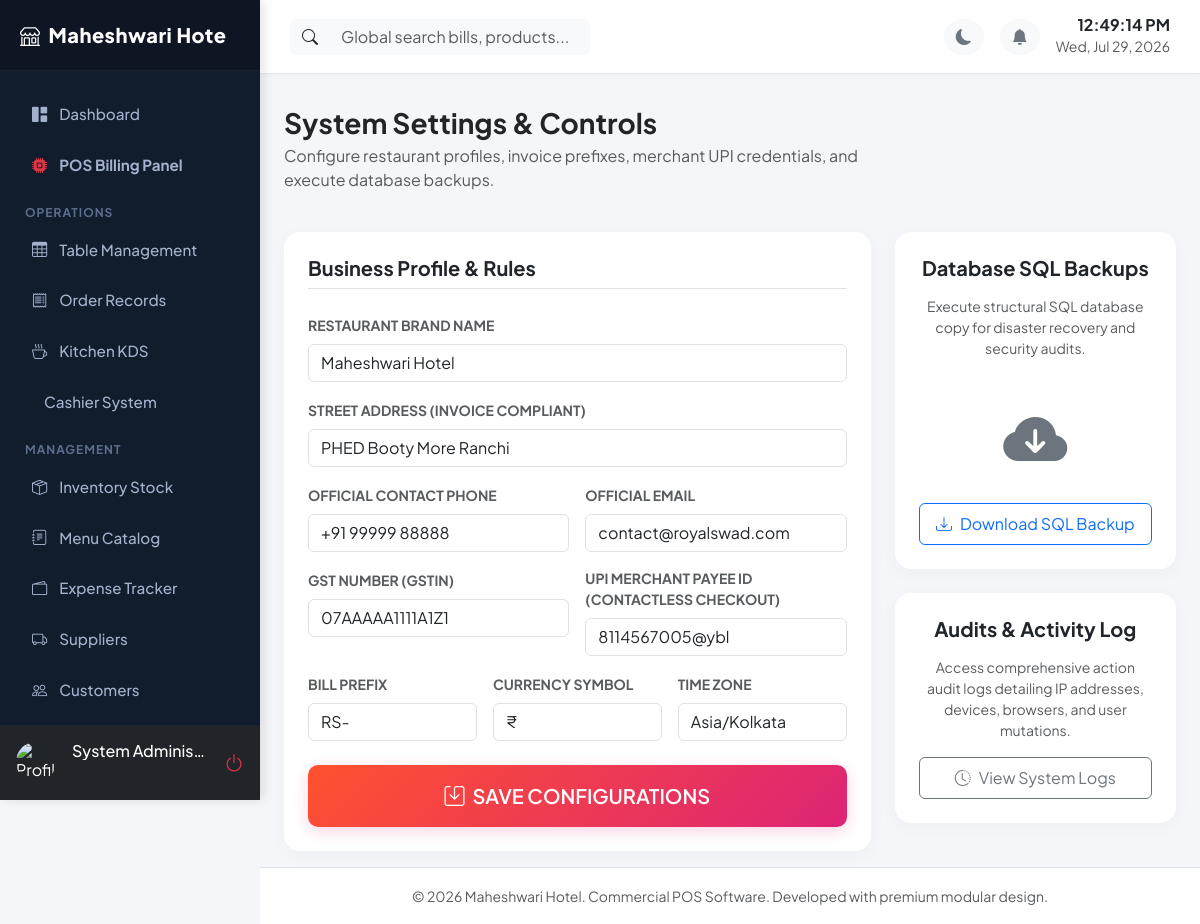
The app's page /settings (signed in) with its own data.
### app/models/__init__.py (models this page shows, shortened)
class RestaurantSetting(db.Model):
    __tablename__ = 'restaurant_settings'
    id = db.Column(db.Integer, primary_key=True)
    key = db.Column(db.String(100), unique=True, nullable=False)
    value = db.Column(db.Text, nullable=True)

class User(db.Model, UserMixin):
    __tablename__ = 'users'
    id = db.Column(db.Integer, primary_key=True)
    employee_id = db.Column(db.String(50), unique=True, nullable=False)
    username = db.Column(db.String(80), unique=True, nullable=False)
    password_hash = db.Column(db.String(200), nullable=False)
    name = db.Column(db.String(120), nullable=False)
    email = db.Column(db.String(120), unique=True, nullable=True)
    mobile = db.Column(db.String(15), nullable=True)
    role = db.Column(db.String(50), nullable=False, default='Cashier') # Admin, Manager, Cashier, Waiter, Kitchen, Store Manager
    permissions = db.Column(db.Text, nullable=True) # JSON stored as string for custom permission flags
    status = db.Column(db.String(20), default='Active') # Active, Disabled
    photo = db.Column(db.String(250), nullable=True)
    joining_date = db.Column(db.Date, nullable=True)
    shift = db.Column(db.String(50), nullable=True) # Day, Night, Evening
    fingerprint_enabled = db.Column(db.Boolean, default=False)
    credentials = db.relationship('WebAuthnCredential', backref='user', lazy=True, cascade='all, delete-orphan')
    attendances = db.relationship('Attendance', backref='user', lazy=True, cascade='all, delete-orphan')
    activity_logs = db.relationship('ActivityLog', backref='user', lazy=True)
    def has_permission(self, permission):
        if self.role == 'Admin':
            return True
        perms = self.get_permissions_list()
        return permission in perms

### app/routes/settings.py (the view, shortened to what this page needs)
@settings_bp.route('/settings', methods=['GET', 'POST'])
@login_required
@role_required('Admin')
def index():
    settings = {
        'restaurant_name': get_setting('restaurant_name', 'RMS'),
        'address': get_setting('address', ''),
        'phone': get_setting('phone', ''),
        'email': get_setting('email', ''),
        'gst_number': get_setting('gst_number', ''),
        'invoice_prefix': get_setting('invoice_prefix', 'INV-'),
        'currency': get_setting('currency', '₹'),
        'timezone': get_setting('timezone', 'Asia/Kolkata'),
        'upi_id': get_setting('upi_id', 'pay@merchant')
    }
    return render_template('settings/index.html', settings=settings)

### app/utils/helpers.py (called while the page is built)
def get_setting(key, default=None):
    try:
        setting = RestaurantSetting.query.filter_by(key=key).first()
        if setting:
            return setting.value
        return default
    except Exception as e:
        print(f"Error fetching setting {key}: {e}")
        return default

### app/templates/settings/index.html
{% extends "base.html" %}
{% block content %}
<div class="row mb-4">
    <div class="col-md-8">
        <h3 class="fw-bold mb-1">System Settings & Controls</h3>
        <p class="text-muted">Configure restaurant profiles, invoice prefixes, merchant UPI credentials, and execute database backups.</p>
    </div>
</div>
<div class="row g-4">
    <div class="col-lg-8">
        <div class="card card-custom p-4">
            <h5 class="fw-bold mb-4 border-bottom pb-2">Business Profile & Rules</h5>
            <form method="POST">
                <div class="row g-3 mb-4">
                    <div class="col-md-12">
                        <label class="form-label small fw-bold text-muted">RESTAURANT BRAND NAME</label>
                        <input type="text" class="form-control" name="restaurant_name" value="{{ settings.restaurant_name }}" required>
                    </div>
                    <div class="col-md-12">
                        <label class="form-label small fw-bold text-muted">STREET ADDRESS (INVOICE COMPLIANT)</label>
                        <input type="text" class="form-control" name="address" value="{{ settings.address }}">
                    </div>
                    <div class="col-md-6">
                        <label class="form-label small fw-bold text-muted">OFFICIAL CONTACT PHONE</label>
                        <input type="text" class="form-control" name="phone" value="{{ settings.phone }}">
                    </div>
                    <div class="col-md-6">
                        <label class="form-label small fw-bold text-muted">OFFICIAL EMAIL</label>
                        <input type="email" class="form-control" name="email" value="{{ settings.email }}">
                    </div>
                    <div class="col-md-6">
                        <label class="form-label small fw-bold text-muted">GST NUMBER (GSTIN)</label>
                        <input type="text" class="form-control" name="gst_number" value="{{ settings.gst_number }}">
                    </div>
                    <div class="col-md-6">
                        <label class="form-label small fw-bold text-muted">UPI MERCHANT PAYEE ID (CONTACTLESS CHECKOUT)</label>
                        <input type="text" class="form-control" name="upi_id" value="{{ settings.upi_id }}" placeholder="e.g. royalswad@okaxis">
                    </div>
                    <div class="col-md-4">
                        <label class="form-label small fw-bold text-muted">BILL PREFIX</label>
                        <input type="text" class="form-control" name="invoice_prefix" value="{{ settings.invoice_prefix }}">
                    </div>
                    <div class="col-md-4">
                        <label class="form-label small fw-bold text-muted">CURRENCY SYMBOL</label>
                        <input type="text" class="form-control" name="currency" value="{{ settings.currency }}">
                    </div>
                    <div class="col-md-4">
                        <label class="form-label small fw-bold text-muted">TIME ZONE</label>
                        <input type="text" class="form-control" name="timezone" value="{{ settings.timezone }}">
                    </div>
                </div>
                <button type="submit" class="btn btn-gradient w-100 py-3 fs-5"><i class="bi bi-save me-2"></i>SAVE CONFIGURATIONS</button>
            </form>
        </div>
    </div>
    <div class="col-lg-4">
        <div class="card card-custom p-4 text-center mb-4">
            <h5 class="fw-bold mb-3">Database SQL Backups</h5>
            <p class="text-muted small">Execute structural SQL database copy for disaster recovery and security audits.</p>
            <div class="py-3 text-secondary">
                <i class="bi bi-cloud-arrow-down-fill" style="font-size: 4rem;"></i>
            </div>
            <form action="{{ url_for('settings.backup_db') }}" method="POST">
                <button type="submit" class="btn btn-outline-primary w-100 py-2"><i class="bi bi-download me-2"></i>Download SQL Backup</button>
            </form>
        </div>
        <div class="card card-custom p-4 text-center">
            <h5 class="fw-bold mb-3">Audits & Activity Log</h5>
            <p class="text-muted small">Access comprehensive action audit logs detailing IP addresses, devices, browsers, and user mutations.</p>
            <a href="{{ url_for('settings.view_logs') }}" class="btn btn-outline-secondary w-100 py-2"><i class="bi bi-clock-history me-2"></i>View System Logs</a>
        </div>
    </div>
</div>
{% endblock %}

### app/templates/base.html (shortened to what this page needs)
<!DOCTYPE html>
<html lang="en" data-bs-theme="light">
<head>
    <link href="https://cdn.jsdelivr.net/npm/bootstrap@5.3.1/dist/css/bootstrap.min.css" rel="stylesheet">
    <link href="https://cdn.jsdelivr.net/npm/bootstrap-icons@1.10.5/font/bootstrap-icons.css" rel="stylesheet">
    <link href="https://cdn.jsdelivr.net/npm/sweetalert2@11.7.27/dist/sweetalert2.min.css" rel="stylesheet">
    <link href="https://cdn.datatables.net/1.13.6/css/dataTables.bootstrap5.min.css" rel="stylesheet">
</head>
<body>
    <div id="sidebar" class="d-flex flex-column">
        <div class="logo d-flex align-items-center justify-content-between">
            <span><i class="bi bi-shop me-2"></i>{{ restaurant_name[:15] }}</span>
        </div>
        <div class="flex-grow-1 mt-3">
            <a href="{{ url_for('dashboard.index') }}" class="nav-link {% if request.endpoint == 'dashboard.index' %}active{% endif %}">
                <i class="bi bi-grid-1x2-fill"></i> Dashboard
            </a>
            {% if current_user.has_permission('orders') %}
            <a href="{{ url_for('orders.pos_interface') }}" class="nav-link {% if request.endpoint == 'orders.pos_interface' %}active{% endif %}">
                <i class="bi bi-cpu-fill text-danger"></i> <b>POS Billing Panel</b>
            </a>
            {% endif %}
            <div class="nav-header">Operations</div>
            {% if current_user.has_permission('tables') %}
            <a href="{{ url_for('tables.layout') }}" class="nav-link {% if request.endpoint == 'tables.layout' %}active{% endif %}">
                <i class="bi bi-table"></i> Table Management
            </a>
            {% endif %}
            {% if current_user.has_permission('orders') %}
            <a href="{{ url_for('orders.list_orders') }}" class="nav-link {% if request.endpoint == 'orders.list_orders' %}active{% endif %}">
                <i class="bi bi-receipt"></i> Order Records
            </a>
            {% endif %}
            {% if current_user.has_permission('kitchen') %}
            <a href="{{ url_for('kitchen.display') }}" class="nav-link {% if request.endpoint == 'kitchen.display' %}active{% endif %}">
                <i class="bi bi-cup-hot"></i> Kitchen KDS
            </a>
            {% endif %}
            {% if current_user.has_permission('billing') %}
            <a href="{{ url_for('billing.index') }}" class="nav-link {% if request.endpoint == 'billing.index' %}active{% endif %}">
                 Cashier System
            </a>
            {% endif %}
            <div class="nav-header">Management</div>
            {% if current_user.has_permission('inventory') %}
            <a href="{{ url_for('inventory.index') }}" class="nav-link {% if 'inventory' in request.endpoint %}active{% endif %}">
                <i class="bi bi-box-seam"></i> Inventory Stock
            </a>
            {% endif %}
            {% if current_user.has_permission('menu') %}
            <a href="{{ url_for('menu.list_menu') }}" class="nav-link {% if 'menu' in request.endpoint %}active{% endif %}">
                <i class="bi bi-journal-text"></i> Menu Catalog
            </a>
            {% endif %}
            {% if current_user.has_permission('expenses') %}
            <a href="{{ url_for('expenses.list_expenses') }}" class="nav-link {% if 'expenses' in request.endpoint and 'suppliers' not in request.url %}active{% endif %}">
                <i class="bi bi-wallet2"></i> Expense Tracker
            </a>
            {% endif %}
            {% if current_user.has_permission('suppliers') %}
            <a href="{{ url_for('expenses.list_suppliers') }}" class="nav-link {% if 'suppliers' in request.endpoint %}active{% endif %}">
                <i class="bi bi-truck"></i> Suppliers
            </a>
            {% endif %}
            {% if current_user.has_permission('customers') %}
            <a href="{{ url_for('customers.index') }}" class="nav-link {% if 'customers' in request.endpoint %}active{% endif %}">
                <i class="bi bi-people"></i> Customers
            </a>
            {% endif %}
            {% if current_user.has_permission('attendance') %}
            <a href="{{ url_for('attendance.index') }}" class="nav-link {% if 'attendance' in request.endpoint %}active{% endif %}">
            </a>
            {% endif %}
        </div>
        <div class="p-3 bg-dark d-flex align-items-center gap-3">
            <img src="{{ url_for('static', filename=current_user.photo if current_user.photo else 'uploads/profiles/default.png') }}" onerror="this.src='https://cdn-icons-png.flaticon.com/512/3135/3135715.png'" class="rounded-circle" width="40" height="40" alt="Profile">
            <div class="overflow-hidden">
                <h6 class="mb-0 text-white text-truncate">{{ current_user.name }}</h6>
                <small class="text-muted text-uppercase" style="font-size: 0.75rem;">{{ current_user.role }}</small>
            </div>
            <a href="{{ url_for('auth.logout') }}" class="text-danger ms-auto fs-5" title="Logout"><i class="bi bi-power"></i></a>
        </div>
    </div>
    <div id="content">
        <nav class="navbar navbar-expand navbar-main align-items-center justify-content-between">
            <div class="d-flex align-items-center gap-3">
                <div class="position-relative d-none d-md-block" style="width: 300px;">
                    <div class="input-group">
                        <span class="input-group-text bg-light border-0"><i class="bi bi-search"></i></span>
                        <input type="text" class="form-control bg-light border-0" id="global-search-input" placeholder="Global search bills, products...">
                    </div>
                </div>
            </div>
            <div class="d-flex align-items-center gap-3">
                <button class="btn btn-light rounded-circle border-0 text-secondary" id="theme-toggle-btn"><i class="bi bi-moon-fill"></i></button>
                <div class="dropdown">
                    <button class="btn btn-light rounded-circle border-0 text-secondary position-relative" type="button" data-bs-toggle="dropdown" aria-expanded="false" id="notif-dropdown-btn">
                        <i class="bi bi-bell-fill"></i>
                    </button>
                </div>
                <div class="text-end d-none d-sm-block">
                    <h6 class="mb-0 fw-bold" id="live-time">00:00:00</h6>
                    <small class="text-muted" id="live-date">July 24, 2026</small>
                </div>
            </div>
        </nav>
        <div class="container-fluid px-4 py-3 flex-grow-1">
            {% block content %}{% endblock %}
        </div>
        <footer class="bg-white py-3 border-top mt-auto text-center text-muted">
            <small>&copy; 2026 {{ restaurant_name }}. Commercial POS Software. Developed with premium modular design.</small>
        </footer>
    </div>
</body>
</html>

### app/templates/base.html (style rules this page uses)
:root { --primary-gradient: linear-gradient(135deg, #FF512F 0%, #DD2476 100%); --sidebar-width: 260px; --sidebar-bg: #111c2d; --font-family: 'Plus Jakarta Sans', sans-serif; }
body { font-family: var(--font-family); background-color: #f4f6fa; overflow-x: hidden; transition: background-color 0.3s ease, color 0.3s ease; }
#sidebar { width: var(--sidebar-width); min-width: var(--sidebar-width); background: var(--sidebar-bg); color: #fff; height: 100vh; position: fixed; top: 0; left: 0; display: flex; flex-direction: column; z-index:1000; overflow:hidden; box-shadow:4px 0 10px rgba(0,0,0,0.1); }
#sidebar > .flex-grow-1 { overflow-y:auto; min-height:0; }
#sidebar .logo { padding: 20px; background: rgba(0,0,0,0.2); font-size: 1.25rem; font-weight: 800; letter-spacing: 0.5px; border-bottom: 1px solid rgba(255,255,255,0.05); }
#sidebar .nav-link { color: #a3b1cc; padding: 12px 20px; font-weight: 500; font-size: 0.95rem; border-radius: 8px; margin: 4px 12px; display: flex; align-items: center; gap: 12px; transition: all 0.2s; }
#sidebar .nav-header { font-size: 0.75rem; text-transform: uppercase; letter-spacing: 1px; color: #5d6d8c; font-weight: 700; margin: 15px 25px 5px 25px; }
#content { margin-left: var(--sidebar-width); width: calc(100% - var(--sidebar-width)); transition: all 0.3s ease; min-height: 100vh; display: flex; flex-direction: column; }
.navbar-main { background-color: #fff; border-bottom: 1px solid #e2e8f0; padding: 15px 30px; position: sticky; top: 0; z-index: 999; box-shadow: 0 2px 4px rgba(0,0,0,0.02); }
.card-custom { border: none; border-radius: 16px; box-shadow: 0 4px 20px rgba(0, 0, 0, 0.03); transition: transform 0.2s ease, box-shadow 0.2s ease; background-color: #fff; }
.btn-gradient { background: var(--primary-gradient); color: #fff; border: none; font-weight: 600; border-radius: 10px; padding: 10px 24px; box-shadow: 0 4px 15px rgba(221, 36, 118, 0.2); transition: all 0.2s; }

### records on screen
RestaurantSetting: value "Maheshwari Hote", restaurant_name "Maheshwari Hotel", value "Maheshwari Hotel"
User: name "System Adminis…"
RestaurantSetting: address "PHED Booty More Ranchi"
RestaurantSetting: phone "+91 99999 88888"
RestaurantSetting: email "contact@royalswad.com"
RestaurantSetting: gst_number "07AAAAA1111A1Z1"
RestaurantSetting: upi_id "8114567005@ybl"
RestaurantSetting: invoice_prefix "RS-"
RestaurantSetting: timezone "Asia/Kolkata"
